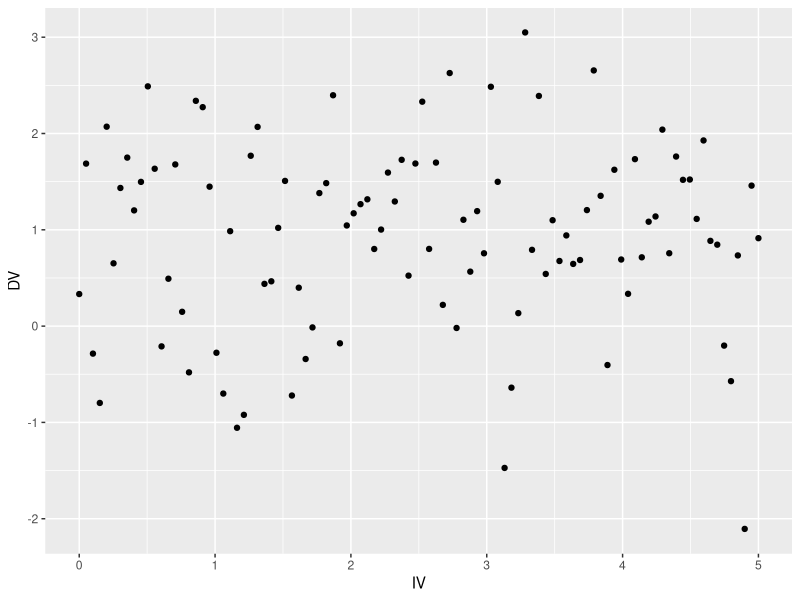
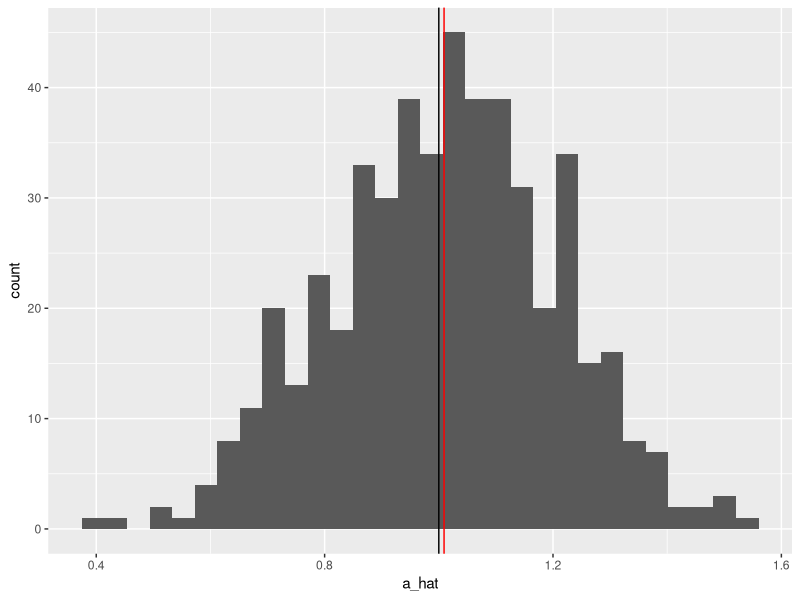
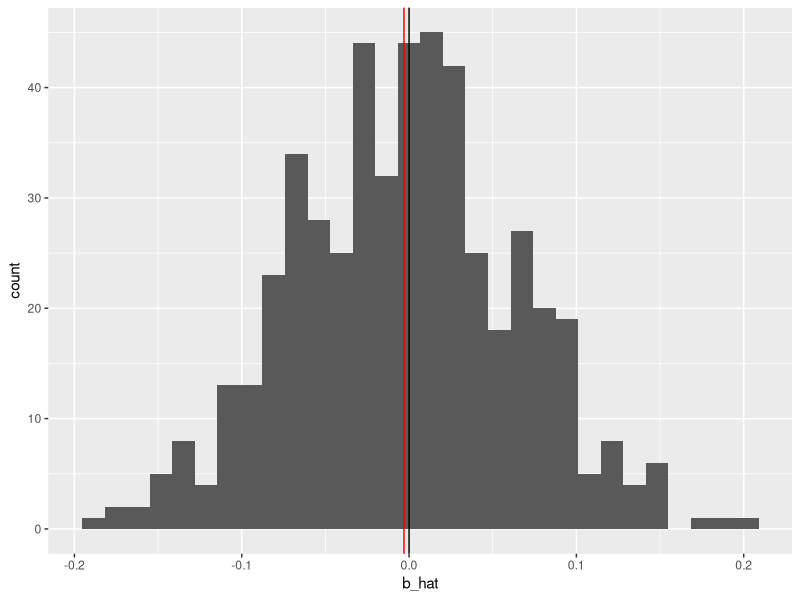
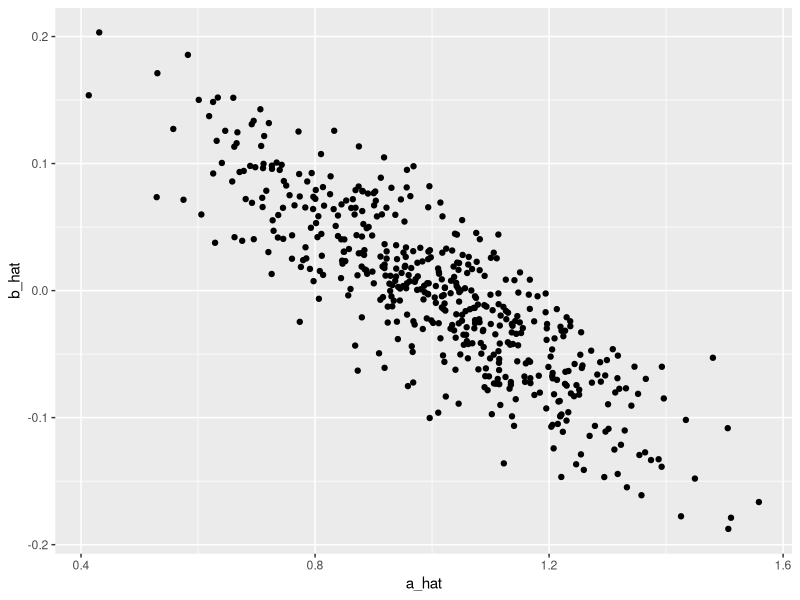
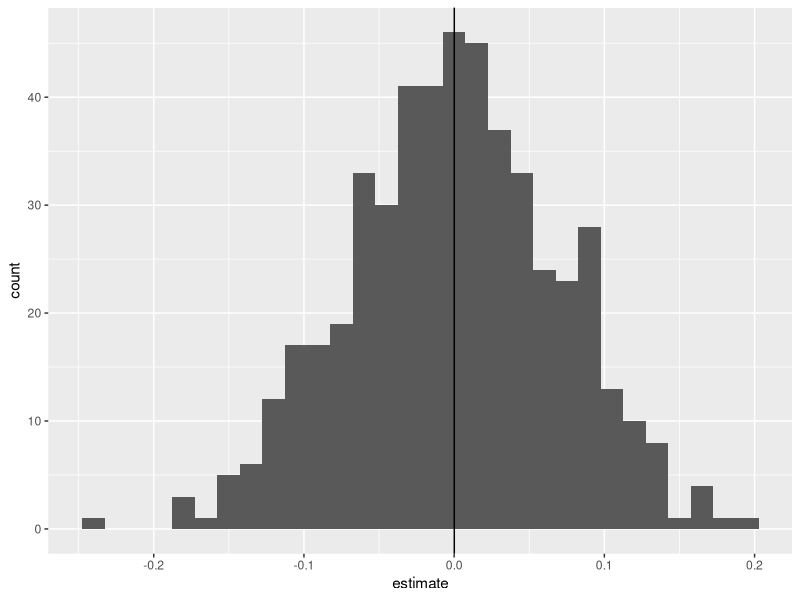

Source code (R) for these figures, in order:
# ----------------------------------------------------
#   Guide to Monte Carlo routines in R
# ----------------------------------------------------

library("tidyverse")
library("broom")


# You will soon be doing coding exercises that demonstrate what happens
#   when models do/don't meet assumptions.
# In the real world, you only have one dataset, 
#   so it is difficult to visualize the consequences of assumptions.
# So these exercise use a LARGE NUMBER of simulated datasets
#   in order to get a broader picture about expected model behavior.

# Using large numbers of simulations to display statistical approximations
#   is often called a "Monte Carlo" routine. 

# I will discuss how you can simulate a dataset in R.
# AND THEN I will discuss how you can scale it up for Monte Carlo analysis.



# ---- Simulating a single sample -----------------------

# Suppose the "true model" is y = alpha + beta*x + epsilon, 
#   where alpha = 1, beta = 0, and sigma^2 = 1.
# I will generate 100 X and Y data points according to this model.

true_alpha <- 1
true_beta <- 0
true_sigma <- 1

sample_size <- 100

# make a dataset
# IV is a fixed sequence of values from 0 to 5
# epsilon is normal(0, sigma)
# DV = alpha + beta(x) + epsilon
one_draw <- 
  tibble(
    IV = seq(0, 5, length.out = sample_size),
    epsilon = rnorm(n = sample_size, mean = 0, sd = true_sigma),
    DV = true_alpha + (IV * true_beta) + epsilon
  ) %>%
  print()

# plot data
ggplot(one_draw) +
  aes(x = IV, y = DV) +
  geom_point() 

# estimate the model
one_model <- lm(DV ~ IV, data = one_draw)

# view coefficient estimates
tidy(one_model, conf.int = TRUE)


# how do I access alpha and beta values?
coef(one_model)
coef(one_model)["(Intercept)"]
coef(one_model)["IV"]

# use broom::tidy() for a dataframe-oriented approach
#   (which has benefits for future plotting)
tidy(one_model) %>% 
  filter(term == "(Intercept)") %>%
  pull(estimate)



# ---- Guide to loops -----------------------

# One way to do Monte Carlo simulation is "for loops"

# the basic idea...
# for each value in a series, repeat an operation

for (n in c(1, 2, 3, 4)) {
  print(n)
}

# it repeats the operation, each time where `n` takes a different value


# another example where we use the for loop with indexing
# make an empty numeric variable v, which will hold our results
v <- numeric()
v

# loop over values of i
# assign a result to the i'th value of v
for (i in 1:10) {
  v[i] <- i * 2
}

# what is v now?
v



# ---- Monte Carlo, using loops -----------------------

# number of times to iterate
n_simulations <- 500


# create a container for results:
#   data frame of empty coefficient estimates
#   (NA = missing number, but repeat it however many times)

results <- 
  tibble(
    iteration = 1:n_simulations,
    a_hat = as.numeric(NA) %>% rep(n_simulations),
    b_hat = as.numeric(NA) %>% rep(n_simulations)
  ) %>%
  print()




# now create a loop.
# for each iteration n = {1, 2, ...}, 
#   - simulate a dataset from the true model, 
#   - estimate OLS regression for the data
#   - store coefficient estimates in a_hat[n] and b_hat[]


# ---- begin loop -----------------------
for (n in 1:n_simulations) {

  # make a dataset, estimate model
  sim_data <- tibble(
    IV = seq(0, 5, length.out = sample_size),
    epsilon = rnorm(n = sample_size, mean = 0, sd = true_sigma),
    DV = true_alpha + (IV * true_beta) + epsilon
  )

  model <- lm(DV ~ IV, data = sim_data) 

  # this is the iteration-specific stuff
  # save estimates in the n'th value of these variables
  results$a_hat[n] <- tidy(model) %>%
    filter(term == "(Intercept)") %>%
    pull(estimate)

  results$b_hat[n] <- tidy(model) %>%
    filter(term == "IV") %>% 
    pull(estimate)

  # print the value of n to track our progress
  # ( not necessary )
  print(n)

}
# ---- end loop -----------------------



# check out the results

# histograms take an X variable, calculate bar height (y) automatically
# also add vertical lines
ggplot(results) +
  aes(x = a_hat) +
  geom_histogram() +
  geom_vline(xintercept = true_alpha) +
  geom_vline(aes(xintercept = mean(a_hat)), color = "red")

ggplot(results) +
  aes(x = b_hat) +
  geom_histogram() +
  geom_vline(xintercept = true_beta) +
  geom_vline(aes(xintercept = mean(b_hat)), color = "red")

# here's that negative covariance we talked about a few weeks ago
ggplot(results) +
  aes(x = a_hat, y = b_hat) +
  geom_point()



# ---- Loops work, but there are other ways -----------------------

# Loops in R are known for being slow (compared to other languages).
# And in cases where iteration `m` doesn't depend on `m - 1`,
#   they can be considered to "poor practice"

# If you're feeling comfortable in R, I encourage using lapply(),
#   which applies a function over the elements in a list.

# What is a list? An object containing other objects of arbitrary type.
list(1, "a", sd)

# You can do monte carlos by making a LIST of datasets,
# and then applying functions to that list


# first, make a simple list put datasets into
# I will use print() to display results while assigning objects
empty_list <- 
  as.list(1:n_simulations) %>%
  print()

# apply a function to this list
# where the function makes a dataset
# format: lapply(X = list_name, FUN = function_name)
#         and then you can supply additional function arguments
# (note how much faster this runs than the loop)
data_list <- lapply(
  X = empty_list,
  FUN = tibble,
  IV = seq(0, 5, length.out = sample_size),
  epsilon = rnorm(sample_size, mean = 0, sd = true_sigma),
  DV = true_alpha + (IV * true_beta) + epsilon
)

# I don't want to print a lot of datasets, 
# so use head() to print the first 6
head(data_list)

# estimate model for each dataset
# This uses a different function format, called an "anonymous function"
# (you basically define a function for using within lapply)
# Makes it easier to put the data somewhere other than 
#   the first arg or the function
model_list <- lapply(
  X = data_list,
  FUN = function(d) lm(DV ~ IV, data = d)
)

head(model_list)


# apply tidy() for every model in the list
tidy_list <- lapply(model_list, tidy)

head(tidy_list)


# now use bind_rows (part of tidyverse) to stack the data frames
results <- bind_rows(tidy_list) %>%
  print()

# now plot as you wish
results %>%
  filter(term == "IV") %>%
  ggplot() +
  aes(x = estimate) +
  geom_histogram() +
  geom_vline(aes(xintercept = mean(estimate)))

